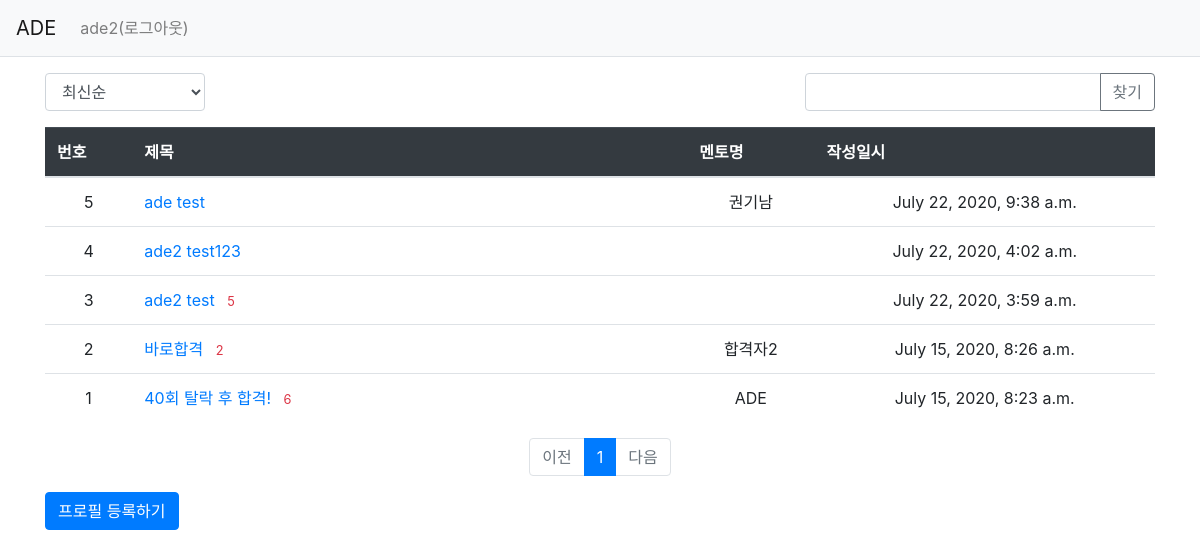
The page /mentor/ (signed in) on the database its author committed.
### mentor/models.py (models this page shows, shortened)
class Profile(models.Model):
    title = models.CharField(max_length = 100)
    author = models.CharField(max_length = 100)
    user_id = models.ForeignKey(User, on_delete=models.CASCADE)
    create_date = models.DateTimeField('date published')
    school = models.CharField(max_length = 100)
    date_modified = models.DateTimeField(null=True, blank=True)
    workExperience = models.CharField(max_length = 200)
    PR = models.TextField()
    voter = models.ManyToManyField(User, related_name='voter_profile')

### mentor/views/base_views.py (the view, shortened to what this page needs)
# urls.py: path('', base_views.index, name='index'),
def index(request):
    page = request.GET.get('page', '1') #페이지
    kw = request.GET.get('kw', '') #검색어 추가
    so = request.GET.get('so', 'recent') #정렬 기준
    if so == 'recommend':
        profile_list = Profile.objects.annotate(num_voter=Count('voter')).order_by('-num_voter', '-create_date')
    elif so=='popular':
        profile_list=Profile.objects.annotate(num_comment=Count('comment')).order_by('-num_comment', '-create_date')
    else:
        profile_list=Profile.objects.order_by('-create_date')
    paginator = Paginator(profile_list, 10)
    page_obj = paginator.get_page(page)
    context = {'profile_list': page_obj, 'page': page, 'kw': kw, 'so': so}
    return render(request, 'mentor/profile_list.html', context)

### mentor/templatetags/mentor_filter.py (called while the page is built)
@register.filter
def sub(value, arg):
    return value - arg

### templates/mentor/profile_list.html (shortened to what this page needs)
{% extends 'base.html' %}
{% load mentor_filter %}
{% block content %}
<div class="container my-3">
    <div class="row justify-content-between my-3">
        <div class="col-2">
            <select class="form-control so">
                <option value="recent" {%if so == 'recent' %}selected{% endif %}>최신순</option>
            </select>
        </div>
        <div class="col-4 input-group">
            <input type="text" class="form-control kw" value="{{ kw|default_if_none:'' }}">
            <div class="input-group-append">
                <button class="btn btn-outline-secondary" type="button" id="btn_search">찾기</button>
            </div>
        </div>
    </div>
    <table class="table">
        <thread>
            <tr class="thead-dark">
                <th>번호</th>
                <th style="width:50%">제목</th>
                <th>멘토명</th>
                <th>작성일시</th>
            </tr>
        </thread>
        <tbody>
        {% if profile_list %}
        {% for profile in profile_list %}
        <tr class="text-center">
            <td>{{profile_list.paginator.count|sub:profile_list.start_index|sub:forloop.counter0|add:1}}</td>
            <td class="text-left">
                <a href="{% url 'mentor:detail' profile.id %}">{{profile.title}}</a>
                {% if profile.comment_set.count > 0 %}
                <span class="text-danger small ml-2"> {{profile.comment_set.count }}</span>
                {% endif %}
            </td>
            <td>{{profile.author}}</td>
            <td>{{profile.create_date}}</td>
        </tr>
        {% endfor %}
        {% else%}
        <tr>
            <td colspan="3">등록된 멘토가 없습니다.</td>
        </tr>
        {% endif %}
        </tbody>
    </table>
    <ul class="pagination justify-content-center">
        {% if profile_list.has_previous %}
        <li class="page-item">
            <a class="page-link" data-page="{{profile_list.previous_page_number}}" href="#">이전</a>
        </li>
        {% else %}
        <li class="page-item disabled">
            <a class="page-link" tabindex="-1" aria-disabled="true" href="#">이전</a>
        </li>
        {% endif %}
        {% for page_number in profile_list.paginator.page_range %}
            {% if page_number >= profile_list.number|add:-5 and page_number <= profile_list.number|add:5 %}
            {% if page_number == profile_list.number %}
                <li class="page-item active" aria-current="page">
                    <a class="page-link" data-page="{{page_number}}" href="#">{{page_number}}</a>
                </li>
                {% else %}
                <li class="page-item">
                    <a class="page-link" data-page="{{page_number}}" href="#"> {{page_number}}</a>
                </li>
            {% endif %}
            {% endif %}
        {% endfor %}
        {% if profile_list.has_next %}
        <li class="page-item">
            <a class="page-link" data-page="{{profile_list.next_page_number}}" href="#">다음</a>
        </li>
        {% else %}
        <li class="page-item disabled">
            <a class="page-link" tabindex="-1" aria-disabled="true" href="#">다음</a>
        </li>
        {% endif %}
    </ul>
    <a href="{% url 'mentor:profile_create' %}" class="btn btn-primary">프로필 등록하기</a>
</div>
{% endblock %}

### templates/navbar.html (shortened to what this page needs)
<nav class="navbar navbar-expand-lg navbar-light bg-light border-bottom">
    <a class="navbar-brand" href="{% url 'mentor:index' %}">ADE</a>
    <div class="collapse navbar-collapse flex-grow-0" id="navbarNav">
        <ul class="navbar-nav">
            <li class="nav-item ">
                {% if user.is_authenticated %}
                <a class="nav-link" href="{% url 'common:logout' %}"> {{user.username}}(로그아웃)</a>
                {% else %}
                <a class="nav-link" href="{% url 'common:login' %}">로그인</a>
                {% endif %}
            </li>
        </ul>
    </div>
</nav>

### rows shown on the page
Profile: paginator.count|sub "5", title "ade test", author "권기남", create_date "July 22, 2020, 9:38 a.m."
Profile: paginator.count|sub "4", title "ade2 test123", create_date "July 22, 2020, 4:02 a.m."
Profile: paginator.count|sub "3", title "ade2 test", comment_set.count "5", create_date "July 22, 2020, 3:59 a.m."
Profile: paginator.count|sub "2", title "바로합격", comment_set.count "2", author "합격자2", create_date "July 15, 2020, 8:26 a.m."
Profile: paginator.count|sub "1", title "40회 탈락 후 합격!", comment_set.count "6", author "ADE", create_date "July 15, 2020, 8:23 a.m."

### other values the page prints
{{ user.username }} "ade2"
{{ page_number }} "1"
